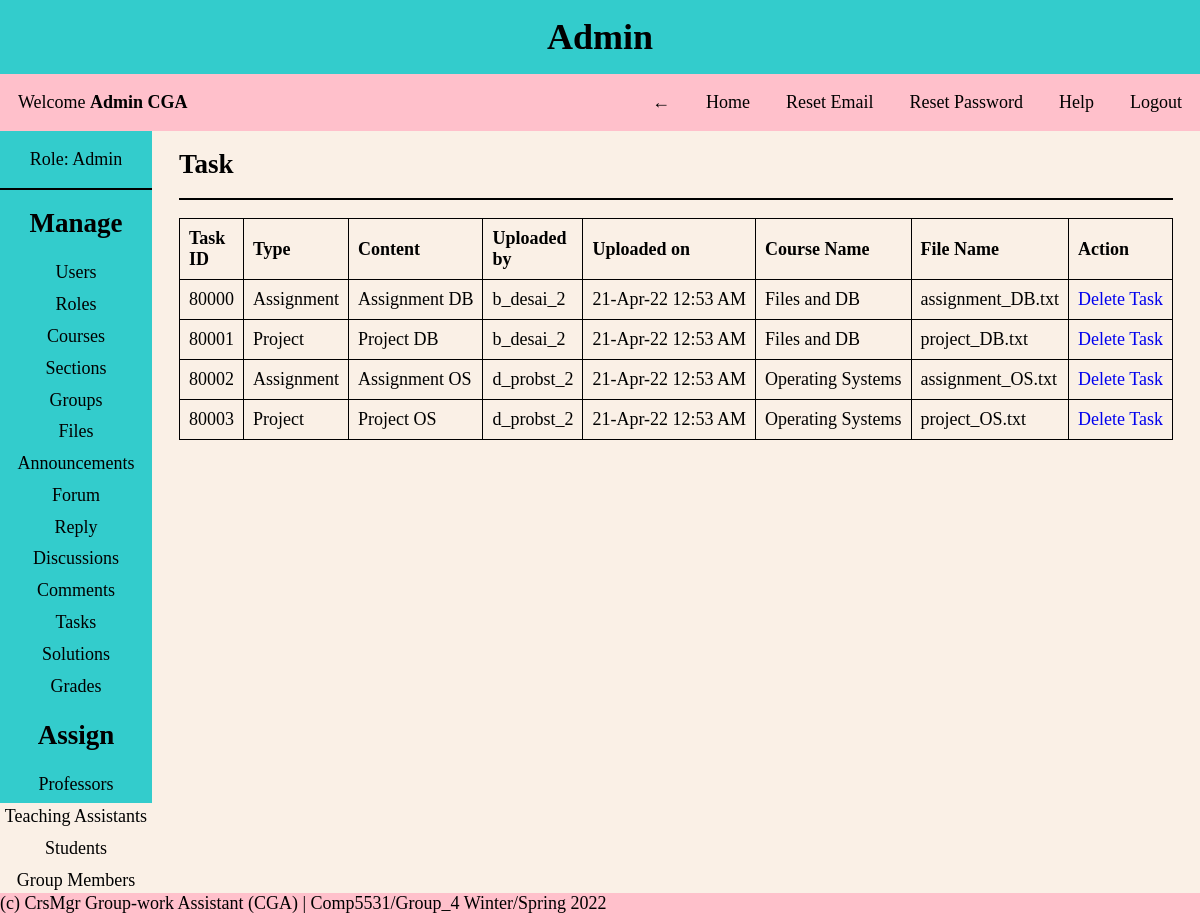
/pages/admin.php?page=task (signed in), run on an earlier commit of the app's database.
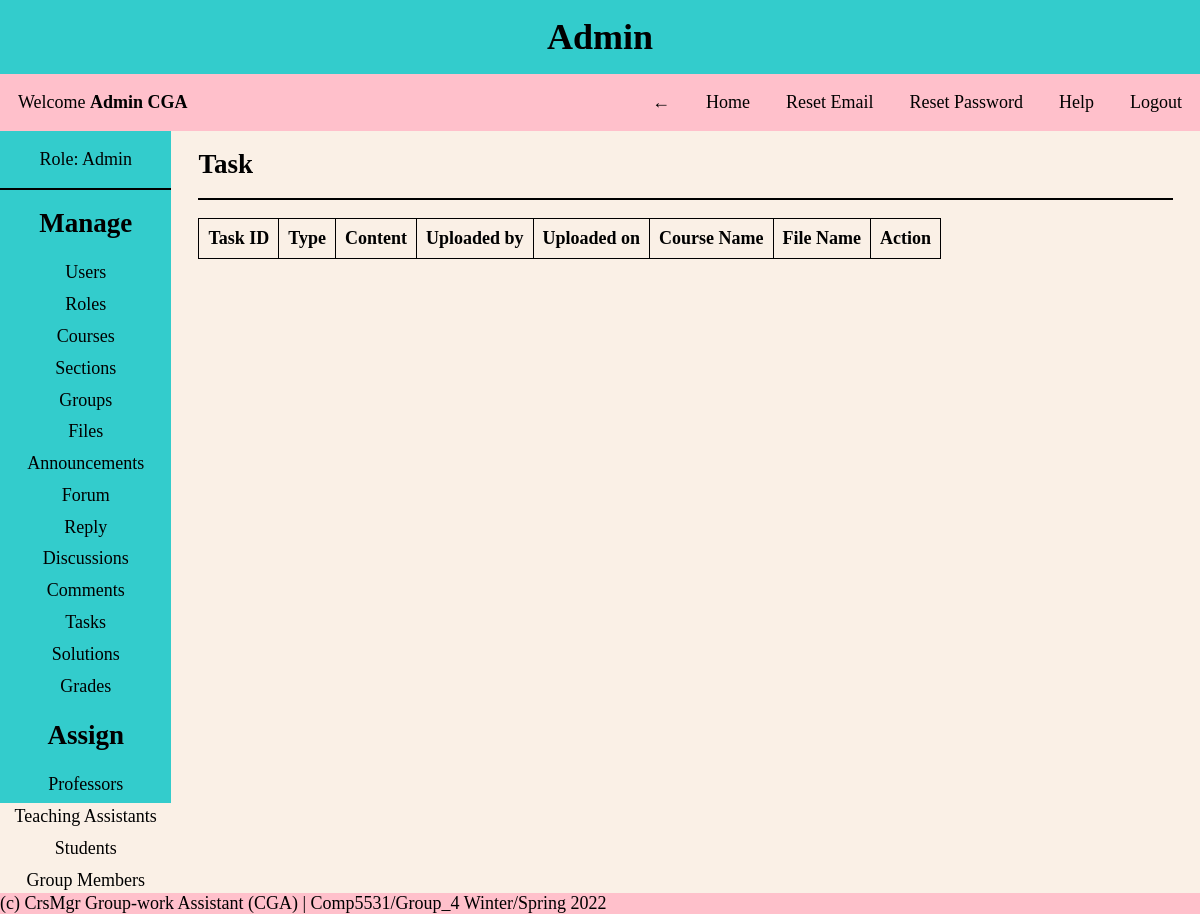
And on a later commit of the database.
### tables this page shows
CREATE TABLE Task
(
  task_id INT NOT NULL AUTO_INCREMENT PRIMARY KEY,
  task_type VARCHAR(30) NOT NULL,
  task_content VARCHAR(255) NOT NULL UNIQUE,
  task_deadline DATETIME NOT NULL,
  file_id INT NOT NULL,
  course_id INT NOT NULL,
  FOREIGN KEY (file_id) REFERENCES Files(file_id),
  FOREIGN KEY (course_id) REFERENCES Course(course_id)
);

CREATE TABLE Users
(
  user_id INT NOT NULL AUTO_INCREMENT PRIMARY KEY,
  first_name VARCHAR(30) NOT NULL,
  last_name VARCHAR(30) NOT NULL,
  dob DATE NOT NULL,
  email VARCHAR(30) NOT NULL UNIQUE,
  username VARCHAR(30) NOT NULL UNIQUE,
  password VARCHAR(30) NOT NULL,
  created_on DATETIME DEFAULT CURRENT_TIMESTAMP,
  first_login TINYINT NOT NULL,
  role_id INT NOT NULL,
  FOREIGN KEY (role_id) REFERENCES Roles(role_id)
);

CREATE TABLE Files
(
  file_id INT NOT NULL AUTO_INCREMENT PRIMARY KEY,
  file_name VARCHAR(30) NOT NULL,
  file_content VARCHAR(255) NOT NULL,
  file_type VARCHAR(30) NOT NULL,
  file_size INT NOT NULL,
  uploaded_by_uid INT NOT NULL,
  uploaded_on DATETIME DEFAULT CURRENT_TIMESTAMP
);

CREATE TABLE Course
(
  course_id INT NOT NULL AUTO_INCREMENT PRIMARY KEY,
  course_name VARCHAR(30) NOT NULL UNIQUE,
  course_number INT NOT NULL UNIQUE
);

### helper/functions.php (called while the page is built, shortened)
<?php
function date_convert($date)
{
    $date = strtotime($date);
    return date('d-M-y g:i A', $date);
}

### CRUD/task.php (the view, shortened to what this page needs)
<div class="content-body">
    <?php
    $query = "SELECT * FROM task as t
    JOIN files as f ON f.file_id = t.file_id
    JOIN course as c ON c.course_id = t.course_id
    JOIN users as u ON u.user_id = f.uploaded_by_uid
    ORDER BY t.task_id ASC";
    $task = mysqli_query($conn, $query);
    ?>
    <h2>Task</h2>
    <hr>
    <table>
        <thead>
            <tr>
                <th>Task ID</th>
                <th>Type</th>
                <th>Content</th>
                <th>Uploaded by</th>
                <th>Uploaded on</th>
                <th>Course Name</th>
                <th>File Name</th>
                <th>Action</th>
            </tr>
        </thead>
        <tbody>
            <?php foreach ($task as $row) {
                $id = $row['task_id'];
                $type = $row['task_type'];
                $content = $row['task_content'];
                $uploaded_by = $row['username'];
                $uploaded_on = date_convert($row['uploaded_on']);
                $course_name = $row['course_name'];
                $file_id = $row['file_id'];
                $file_name = $row['file_name'];
            ?>
                <tr>
                    <td><?= $id ?></td>
                    <td><?= $type ?></td>
                    <td><?= $content ?></td>
                    <td><?= $uploaded_by ?></td>
                    <td><?= $uploaded_on ?></td>
                    <td><?= $course_name ?></td>
                    <td><?= $file_name ?></td>
                    <td><a href="?page=task&delete_id=<?= $id ?>&file_id=<?= $file_id ?>" onclick="return confirm('Are you sure you want to delete?')">Delete Task</a></td>
                </tr>
            <?php } ?>
        </tbody>
    </table>
</div>

What changed in the data, as far as the page shows it:
removed task: task_id "80000", task_type "Assignment", task_content "Assignment DB", users.username "b_desai_2", file.uploaded_on "21-Apr-22 12:53 AM", course.course_name "Files and DB", file.file_name "assignment_DB.txt"
removed task: task_id "80001", task_type "Project", task_content "Project DB", users.username "b_desai_2", file.uploaded_on "21-Apr-22 12:53 AM", course.course_name "Files and DB", file.file_name "project_DB.txt"
removed task: task_id "80002", task_type "Assignment", task_content "Assignment OS", users.username "d_probst_2", file.uploaded_on "21-Apr-22 12:53 AM", course.course_name "Operating Systems", file.file_name "assignment_OS.txt"
removed task: task_id "80003", task_type "Project", task_content "Project OS", users.username "d_probst_2", file.uploaded_on "21-Apr-22 12:53 AM", course.course_name "Operating Systems", file.file_name "project_OS.txt"
